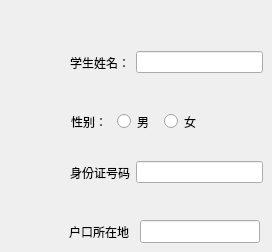
                     <widget class="QWidget" name="AddStudent">
                      <widget class="QLineEdit" name="name_4">
                       <property name="geometry">
                        <rect>
                         <x>140</x>
                         <y>220</y>
                         <width>120</width>
                         <height>23</height>
                        </rect>
                       </property>
                      </widget>
                      <widget class="QLabel" name="label_4">
                       <property name="geometry">
                        <rect>
                         <x>69</x>
                         <y>220</y>
                         <width>65</width>
                         <height>23</height>
                        </rect>
                       </property>
                       <property name="text">
                        <string>户口所在地</string>
                       </property>
                      </widget>
                      <widget class="QWidget" name="">
                       <property name="geometry">
                        <rect>
                         <x>70</x>
                         <y>50</y>
                         <width>193</width>
                         <height>25</height>
                        </rect>
                       </property>
                       <layout class="QHBoxLayout" name="horizontalLayout_40">
                        <item>
                         <widget class="QLabel" name="label">
                          <property name="text">
                           <string>学生姓名：</string>
                          </property>
                         </widget>
                        </item>
                        <item>
                         <widget class="QLineEdit" name="name"/>
                        </item>
                       </layout>
                      </widget>
                      <widget class="QWidget" name="">
                       <property name="geometry">
                        <rect>
                         <x>71</x>
                         <y>110</y>
                         <width>133</width>
                         <height>23</height>
                        </rect>
                       </property>
                       <layout class="QHBoxLayout" name="horizontalLayout_41">
                        <item>
                         <widget class="QLabel" name="label_2">
                          <property name="text">
                           <string>性别：</string>
                          </property>
                         </widget>
                        </item>
                        <item>
                         <widget class="QRadioButton" name="man">
                          <property name="text">
                           <string>男</string>
                          </property>
                         </widget>
                        </item>
                        <item>
                         <widget class="QRadioButton" name="girl">
                          <property name="text">
                           <string>女</string>
                          </property>
                         </widget>
                        </item>
                       </layout>
                      </widget>
                      <widget class="QWidget" name="">
                       <property name="geometry">
                        <rect>
                         <x>70</x>
                         <y>160</y>
                         <width>193</width>
                         <height>25</height>
                        </rect>
                       </property>
                       <layout class="QHBoxLayout" name="horizontalLayout_42">
                        <item>
                         <widget class="QLabel" name="label_3">
                          <property name="text">
                           <string>身份证号码</string>
                          </property>
                         </widget>
                        </item>
                        <item>
                         <widget class="QLineEdit" name="name_3"/>
                        </item>
                       </layout>
                      </widget>
                     </widget>
